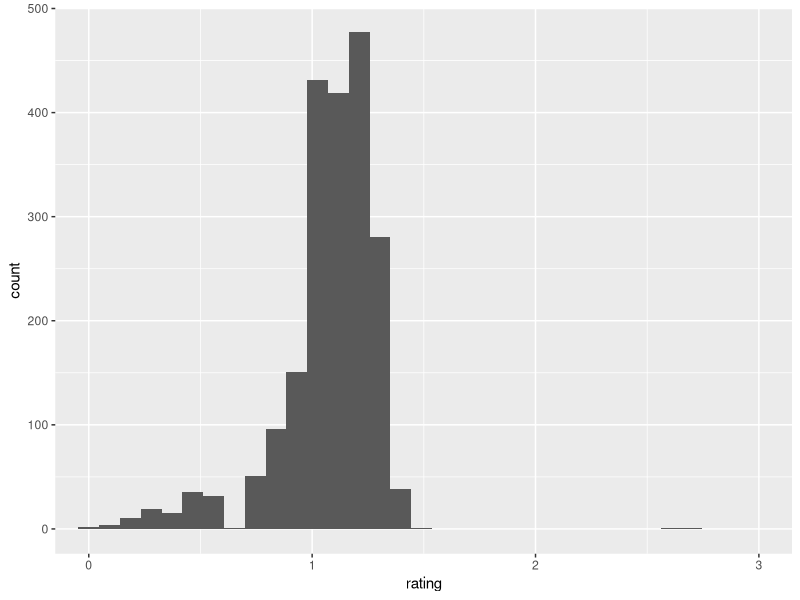
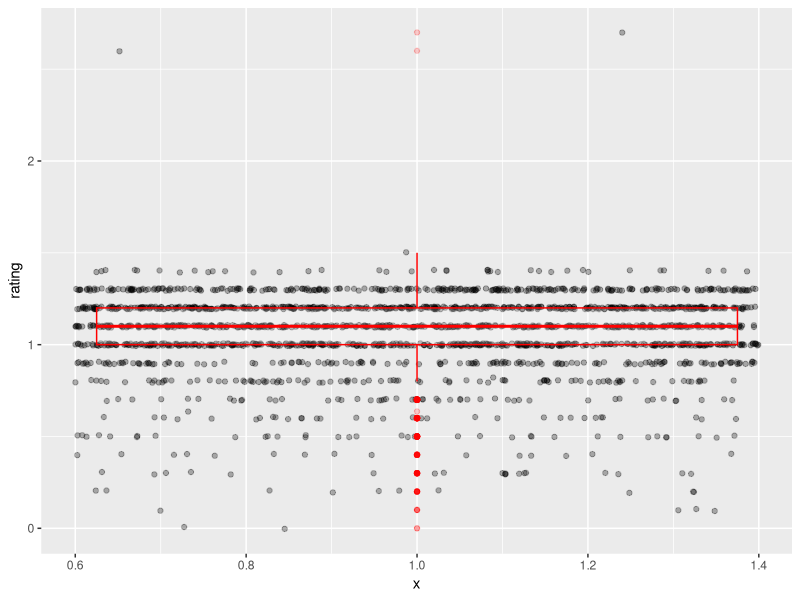
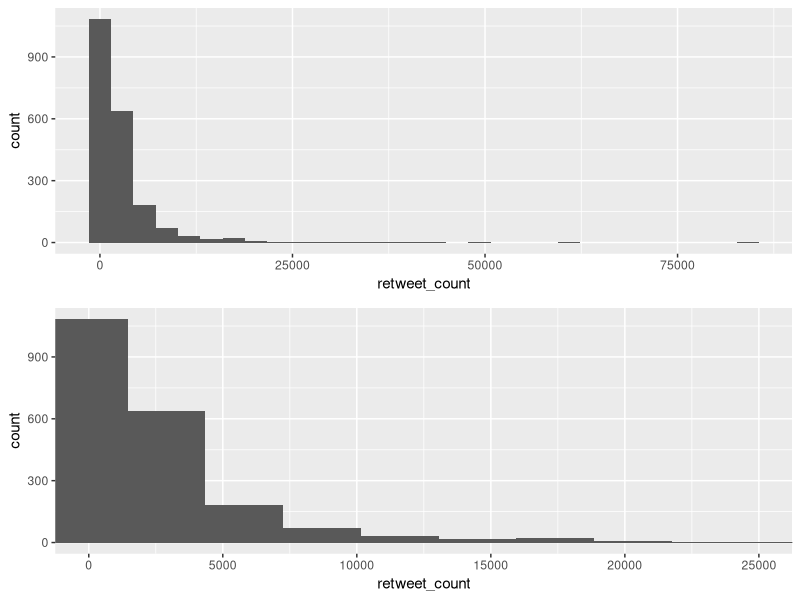
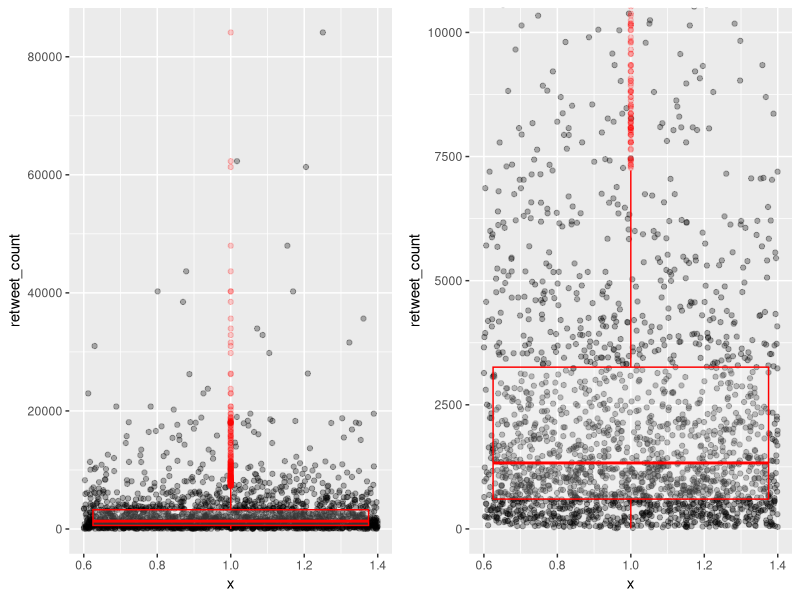
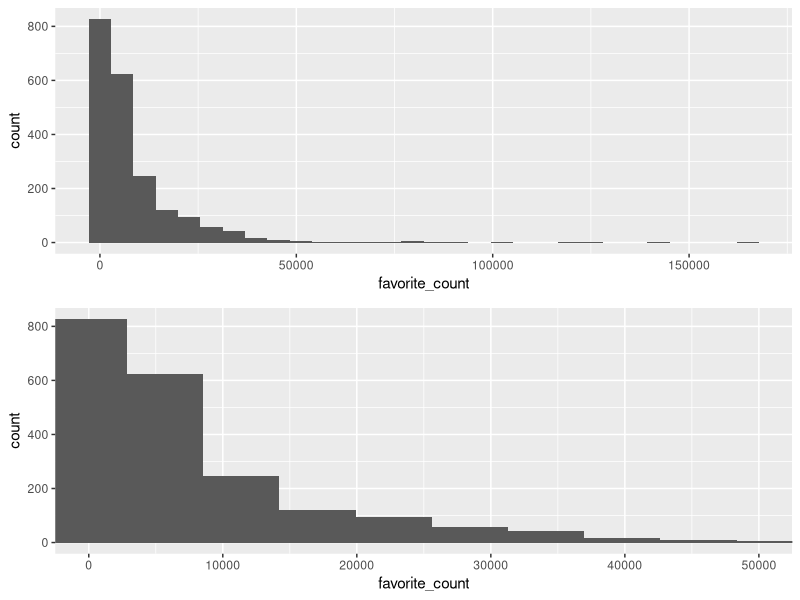
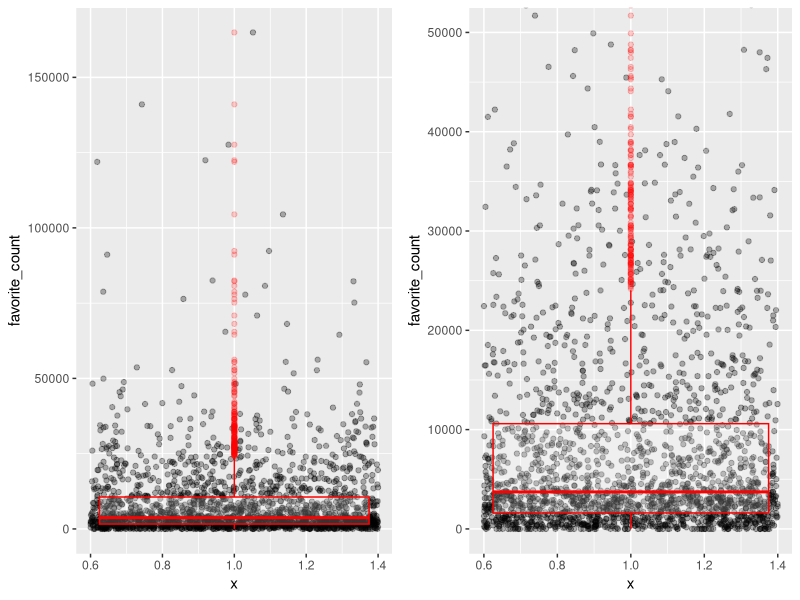
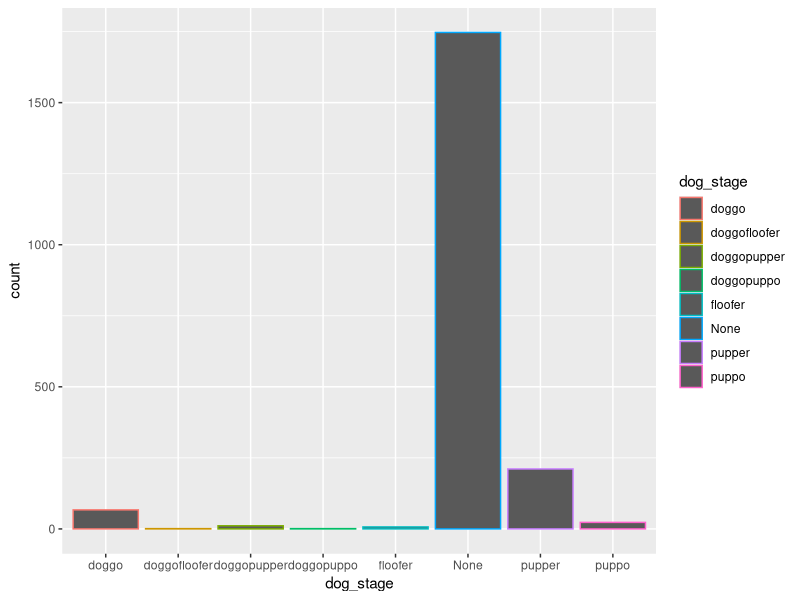
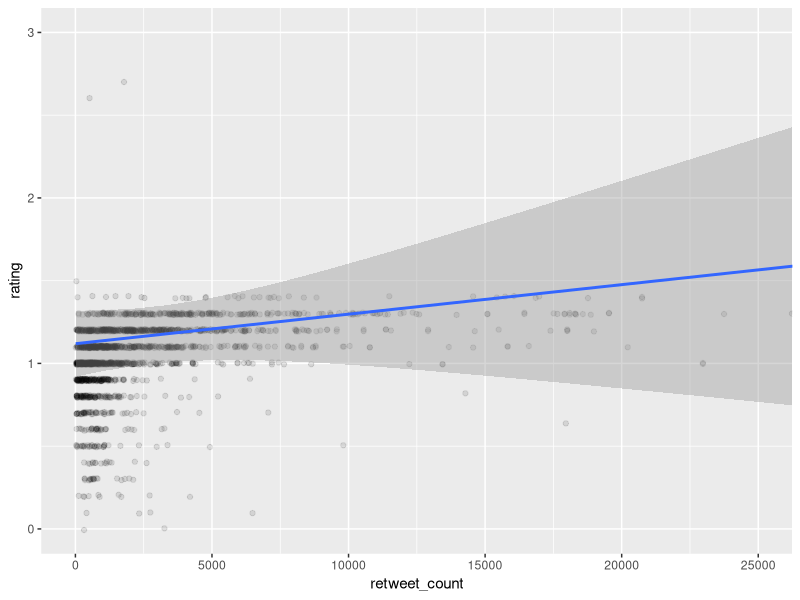

Here is the R script that generated these plots, in order:
## ---- chunk 1
# pull in the data
df = read.csv('twitter_archive_master.csv')
## ---- chunk 2
library(ggplot2)
library(GGally)
library(gridExtra)

## ---- chunk 3
summary(df$rating)
## ---- chunk 4
#Histogram
ggplot(data = df[df$rating<3,],
       aes(x = rating))+
    geom_histogram(bins = 30)+
  coord_cartesian(xlim = c(0,3))
## ---- chunk 5
ggplot(data = df[df$rating<3,],
              aes( x = 1, y = rating) ) + 
    geom_jitter(alpha = 0.3 ) +
    geom_boxplot(alpha = 0.2, color = 'red' )
## ---- chunk 6
summary(df$retweet_count)
## ---- chunk 7
#Histogram
grid.arrange(
  
  ggplot(data = df,
         aes(x = retweet_count))+
      geom_histogram(bins = 30),
  
  ggplot(data = df,
         aes(x = retweet_count))+
      geom_histogram(bins = 30)+
    coord_cartesian(xlim=c(0,25000))
  )
## ---- chunk 8
grid.arrange(
  
  ggplot(data = df,
                aes( x = 1, y = retweet_count) ) + 
      geom_jitter(alpha = 0.3 ) +
      geom_boxplot(alpha = 0.2, color = 'red' ),
  
  ggplot(data = df,
                aes( x = 1, y = retweet_count) ) + 
      geom_jitter(alpha = 0.3 ) +
      geom_boxplot(alpha = 0.2, color = 'red' )+
    coord_cartesian(ylim = c(0,10000)),
  
  ncol = 2

)
## ---- chunk 9
summary(df$favorite_count)
## ---- chunk 10
#Histogram
grid.arrange(
  
  ggplot(data = df,
         aes(x = favorite_count))+
      geom_histogram(bins = 30),
  
  ggplot(data = df,
         aes(x = favorite_count))+
      geom_histogram(bins = 30)+
    coord_cartesian(xlim=c(0,50000))
  )
## ---- chunk 11
grid.arrange(
  
  ggplot(data = df,
                aes( x = 1, y = favorite_count) ) + 
      geom_jitter(alpha = 0.3 ) +
      geom_boxplot(alpha = 0.2, color = 'red' ),
  
  ggplot(data = df,
                aes( x = 1, y = favorite_count) ) + 
      geom_jitter(alpha = 0.3 ) +
      geom_boxplot(alpha = 0.2, color = 'red' )+
    coord_cartesian(ylim = c(0,50000)),
  
  ncol = 2

)
## ---- chunk 12
table(df$dog_stage)
## ---- chunk 13
ggplot(data = df,
       aes(x = dog_stage))+
  geom_bar(aes(color = dog_stage))
## ---- chunk 14
cor.test(df$rating,df$retweet_count)
## ---- chunk 15
ggplot(data = df,
         aes(x = retweet_count, y = rating))+
    geom_point(alpha = 0.1, position = 'jitter')+
    geom_smooth(method = lm)+
  coord_cartesian(ylim = c(0,3), xlim = c(0,25000))
## ---- chunk 16
cor.test(df$rating,df$favorite_count)
## ---- chunk 17
ggplot(data = df,
         aes(x = favorite_count, y = rating))+
    geom_point(alpha = 0.1, position = 'jitter')+
    geom_smooth(method = lm)+
  coord_cartesian(ylim = c(0,3), xlim = c(0,50000))
## ---- chunk 18
ggplot(data = df,
         aes(x = dog_stage, y = rating))+
    geom_point(alpha = 0.1, position = 'jitter')+
    geom_smooth(method = lm)+
  coord_cartesian(ylim = c(0,3))
## ---- chunk 19
ggplot(aes(dog_stage, 
              retweet_count), 
          data = df) +
    geom_jitter( alpha = .3)  +
    geom_boxplot( alpha = .5,color = 'blue')+
    stat_summary(fun.y = "mean", 
                 geom = "point", 
                 color = "red", 
                 shape = 8, 
                 size = 4)+
  coord_cartesian(ylim = c(0,25000))
## ---- chunk 20
ggplot(aes(dog_stage, 
              favorite_count), 
          data = df) +
    geom_jitter( alpha = .3)  +
    geom_boxplot( alpha = .5,color = 'blue')+
    stat_summary(fun.y = "mean", 
                 geom = "point", 
                 color = "red", 
                 shape = 8, 
                 size = 4)+
  coord_cartesian(ylim = c(0,50000))
## ---- chunk 21
cor.test(df$retweet_count,df$favorite_count)
## ---- chunk 22
 ggplot(data = df,
         aes(x = retweet_count, y = favorite_count))+
    geom_point(alpha = 0.1, position = 'jitter')+
    geom_smooth(method = lm)+
  coord_cartesian(xlim = c(0,25000),ylim = c(0,50000))
## ---- chunk 23
cor.test(df$elapsed_days_y,df$favorite_count)
## ---- chunk 24
 ggplot(data = df,
         aes(x = elapsed_days_y, y = favorite_count))+
    geom_point(alpha = 0.1, position = 'jitter')+
    geom_smooth(method = lm)+
  coord_cartesian(xlim = c(0,650),ylim = c(0,50000))
## ---- chunk 25
cor.test(df$elapsed_days_y,df$retweet_count)
## ---- chunk 26
 ggplot(data = df,
         aes(x = elapsed_days_y, y = retweet_count))+
    geom_point(alpha = 0.1, position = 'jitter')+
    geom_smooth(method = lm)+
  coord_cartesian(xlim = c(0,650),ylim = c(0,20000))
## ---- chunk 27
  ggplot(data = df,
         aes(x = retweet_count, y = favorite_count, color = dog_stage))+
    geom_point(alpha = 0.3, position = 'jitter')+
  geom_smooth(method = lm, se = FALSE,size = 1)+
    scale_color_brewer(type = 'div',
                       palette = 'RdYlBu',direction = -1,
                       guide=guide_legend(title='Dog Status',
                                          override.aes = list(alpha = 1)))+ 
    ggtitle("Retweets, Favorites, and Dog Status")+
    xlab('Retweet Count')+
    ylab('Favorite Count')
